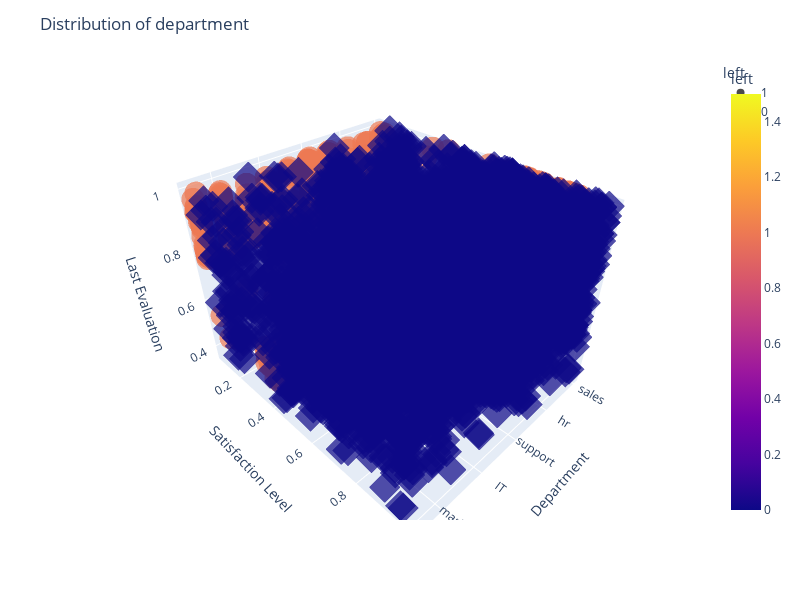

Notebook source saved alongside this figure:
### Code cell
def distribution_3d(df, col):
    fig = px.scatter_3d(df, x=col, y='satisfaction_level', z='last_evaluation', color='left',
                         symbol='left', opacity=0.7, size_max=10)

    # Update layout
    fig.update_layout(
        title=f"Distribution of {col}",
        scene=dict(
            xaxis_title=col.capitalize(),
            yaxis_title='Satisfaction Level',
            zaxis_title='Last Evaluation'
        ),
        showlegend=True,
        height=600,
        width=800
    )

    # Save the plot as an HTML file with the desired name
    file_name = f"Distribution of {col}.html"
    fig.write_html(file_name)
    
    # Show the plot
    fig.show()

# Assuming 'df' is your DataFrame
distribution_3d(df, 'department')

### Figure 1 — Plotly figure (JSON) as saved in the notebook; plotly's stock layout.template omitted (floating-point values rounded to 4 significant figures; data arrays with more than 128 entries replaced by an {"elided": "..."} marker saying what was removed)
{"data": [{"hovertemplate": "left=%{marker.color}<br>department=%{x}<br>satisfaction_level=%{y}<br>last_evaluation=%{z}<extra></extra>", "legendgroup": "1", "marker": {"color": {"elided": "1991 int values"}, "coloraxis": "coloraxis", "opacity": 0.7, "symbol": "circle"}, "mode": "markers", "name": "1", "scene": "scene", "showlegend": true, "type": "scatter3d", "x": {"elided": "1991 str values"}, "y": {"elided": "1991 float values"}, "z": {"elided": "1991 float values"}}, {"hovertemplate": "left=%{marker.color}<br>department=%{x}<br>satisfaction_level=%{y}<br>last_evaluation=%{z}<extra></extra>", "legendgroup": "0", "marker": {"color": {"elided": "4914 int values"}, "coloraxis": "coloraxis", "opacity": 0.7, "symbol": "diamond"}, "mode": "markers", "name": "0", "scene": "scene", "showlegend": true, "type": "scatter3d", "x": {"elided": "4914 str values"}, "y": {"elided": "4914 float values"}, "z": {"elided": "4914 float values"}}], "layout": {"coloraxis": {"colorbar": {"title": {"text": "left"}}, "colorscale": [[0, "#0d0887"], [0.1111, "#46039f"], [0.2222, "#7201a8"], [0.3333, "#9c179e"], [0.4444, "#bd3786"], [0.5556, "#d8576b"], [0.6667, "#ed7953"], [0.7778, "#fb9f3a"], [0.8889, "#fdca26"], [1, "#f0f921"]]}, "height": 600, "legend": {"title": {"text": "left"}, "tracegroupgap": 0}, "margin": {"t": 60}, "scene": {"domain": {"x": [0, 1], "y": [0, 1]}, "xaxis": {"title": {"text": "Department"}}, "yaxis": {"title": {"text": "Satisfaction Level"}}, "zaxis": {"title": {"text": "Last Evaluation"}}}, "showlegend": true, "title": {"text": "Distribution of department"}, "width": 800}}
